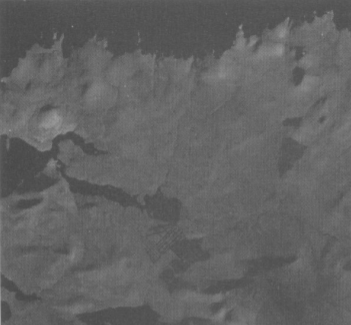
#> input picture low.tif, 351 x 325 px
$ jupyter execute Integral_Images-FastAveragingFilter.ipynb
#> lines starting #> are read from the running program, lines starting #| are printed output that depends on the picture
#> further down, I is the input picture: shape (325, 351); min 71, max 160, mean 99
[cell 1]
import cv2
import numpy as np
import matplotlib.pyplot as plt
from scipy.stats import mode
import math
import warnings
warnings.filterwarnings('ignore')

Reference Links -
https://computersciencesource.wordpress.com/2010/09/03/computer-vision-the-integral-image/#:~:text=The%20Integral%20Image%20is%20used,intensity%20within%20a%20given%20image.

[cell 2]
def FastAverage(I,w):
#> called with w = 3
    integral = I.copy()
    for i in range(I.shape[0]):
        for j in range(I.shape[1]):

            sumof = [(i-1,j),(i,j-1)]

            toremove=[]
            for k in sumof:
                if k[0]<0 or k[0]>I.shape[0]-1 or k[1]<0 or k[1]>I.shape[1]-1:
                    toremove.append(k)
            for k in toremove:
                sumof.remove(k)


            for k in sumof:
                integral[i,j] = integral[i,j] + integral[k[0],k[1]]

            if i-1<0 or j-1<0:
                continue
            else:
                integral[i,j] = integral[i,j] - integral[i-1,j-1]
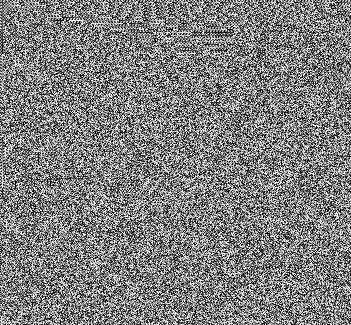
#> integral: shape (325, 351); min 0, max 255, mean 127.5

    for i in range(w//2+1,I.shape[0]-w//2):
        for j in range(w//2+1,I.shape[1]-w//2):
            #print()
            #print("for ",i,j)
            x=i+w//2
            y=j+w//2
            A = (x-w,y-w)
            B = (x-w,y)
            C = (x,y-w)
            D = (x,y)


            temp=integral[x,y]

            if A[0]>0 or A[0]<I.shape[0]-1 or A[1]>0 or A[1]<I.shape[1]-1:
                temp = temp + integral[A[0],A[1]]
            else:
                continue
            if B[0]>0 or B[0]<I.shape[0]-1 or B[1]>0 or B[1]<I.shape[1]-1:
                temp = temp - integral[B[0],B[1]]
            else:
                continue
            if C[0]>0 or C[0]<I.shape[0]-1 or C[1]>0 or C[1]<I.shape[1]-1:
                temp = temp - integral[C[0],C[1]]
            else:
                continue

            I[i][j] = (temp) / (w**2)
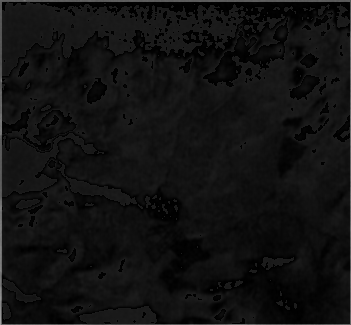
#> I: shape (325, 351); min 0, max 160, mean 17

    return (I)

I = cv2.imread("low.tif",-1)

filtered = FastAverage(I.copy(),3)
fig=plt.figure(figsize=(10, 10))
ax1=fig.add_subplot(2,2,2)
ax1.title.set_text("Filtered Image")
plt.imshow(filtered)
